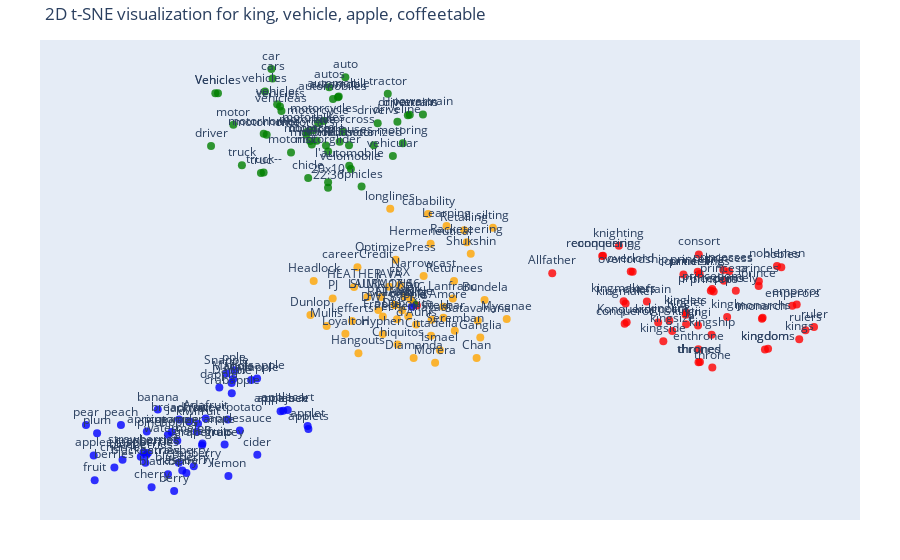

This figure's notebook cell:
### Markdown cell above
## Visualize Word Vectors

### Code cell
def create_2d_tsne_plot_multi_queries_colored(faiss_index, words, query_words, nlp, topn=10):
    """
    Create a 2D t-SNE plot of the topn similar words to multiple query words, with each query word's similar
    words colored differently.

    Args:
        faiss_index: The FAISS index of word vectors.
        words: List of words corresponding to the vectors in the FAISS index.
        query_words: A list of words to center the plot on.
        nlp: The loaded spaCy language model.
        topn: Number of similar words to include in the plot for each query word.

    Returns:
        A Plotly figure object.
    """
    all_similar_words = []
    word_labels = []
    colors = []
    color_map = {}  # Map each query word to a unique color
    available_colors = ['red', 'green', 'blue', 'orange', 'purple', 'yellow', 'cyan', 'magenta', 'lime', 'pink']

    # Assign a unique color to each query word
    for i, query_word in enumerate(query_words):
        color_map[query_word] = available_colors[i % len(available_colors)]

    for query_word in query_words:
        similar_words = find_similar_words(faiss_index, words, query_word, nlp, topn=topn)
        for word, _ in similar_words:
            if word not in word_labels:  # Ensure unique words
                all_similar_words.append(nlp.vocab.get_vector(word))
                word_labels.append(word)
                colors.append(color_map[query_word])

    if not all_similar_words:
        raise ValueError("No similar words found for the given queries.")

    # Extract the vectors for these words
    vectors = np.array(all_similar_words)
    
    # Run t-SNE
    tsne = TSNE(n_components=2, random_state=42)
    reduced_vectors = tsne.fit_transform(vectors)
    
    # Plot
    fig = go.Figure(data=go.Scatter(
        x=reduced_vectors[:,0],
        y=reduced_vectors[:,1],
        mode='markers+text',
        text=word_labels,
        marker=dict(
            size=8,
            color=colors,  # Apply the color mapping
            opacity=0.8,
        ),
        textposition="top center"
    ))
    
    # Customize layout
    title_query = ", ".join(query_words)
    fig.update_layout(title=f"2D t-SNE visualization for {title_query}", margin=dict(l=0, r=0, b=0, t=0), xaxis=dict(showgrid=False, zeroline=False, showticklabels=False), yaxis=dict(showgrid=False, zeroline=False, showticklabels=False))

    fig.update_layout(
        margin=dict(l=40, r=40, b=40, t=40),  # Adjust these values as needed to fit the labels
        xaxis=dict(showgrid=False, zeroline=False, showticklabels=False),  # Ensure tick labels are shown if desired
        yaxis=dict(showgrid=False, zeroline=False, showticklabels=False)
    )
 
    return fig

query_words = ["king", "vehicle", "apple", "coffeetable"]  # Specify your query words here
fig = create_2d_tsne_plot_multi_queries_colored(faiss_index, words, query_words, nlp, topn=50)
fig.show()

### Figure 1 — Plotly figure (JSON) as saved in the notebook; plotly's stock layout.template omitted (floating-point values rounded to 4 significant figures; data arrays with more than 128 entries replaced by an {"elided": "..."} marker saying what was removed)
{"data": [{"marker": {"color": {"elided": "200 str values"}, "opacity": 0.8, "size": 8}, "mode": "markers+text", "text": {"elided": "200 str values"}, "textposition": "top center", "type": "scatter", "x": {"elided": "200 float values"}, "y": {"elided": "200 float values"}}], "layout": {"margin": {"b": 40, "l": 40, "r": 40, "t": 40}, "title": {"text": "2D t-SNE visualization for king, vehicle, apple, coffeetable"}, "xaxis": {"showgrid": false, "showticklabels": false, "zeroline": false}, "yaxis": {"showgrid": false, "showticklabels": false, "zeroline": false}}}
